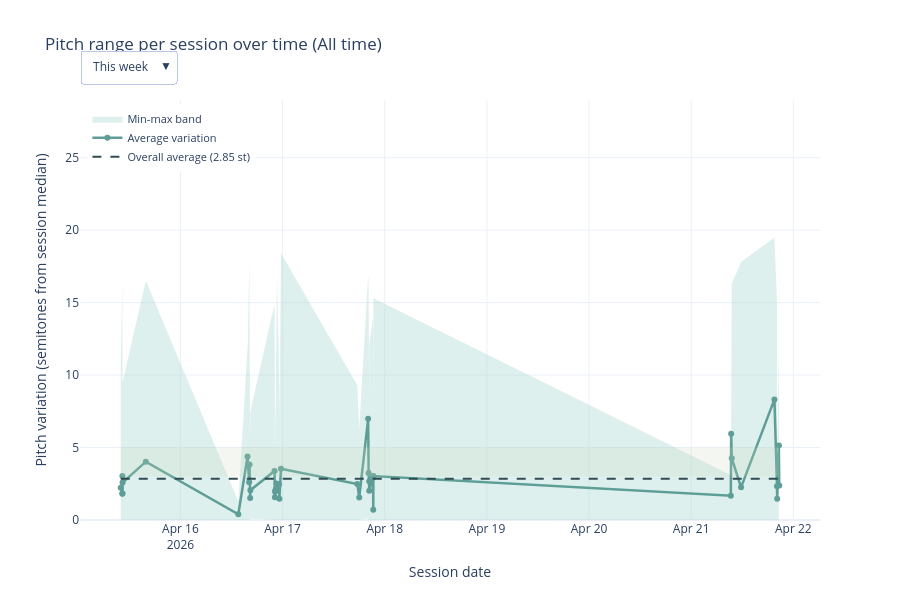

Notebook code for this chart:
### Code cell
# Plot 3: Interactive pitch range per session over time with time frame selector.
import plotly.graph_objects as go
from dateutil.relativedelta import relativedelta
from datetime import timedelta

if not records:
    print('No recordings available to plot.')
else:
    pitch_records = [record for record in records if np.isfinite(record['pitch_avg_variation'])]
    if not pitch_records:
        print('No voiced pitch values available to plot.')
    else:
        latest_date = pitch_records[-1]['recording_dt'] if pitch_records else None
        
        # Calculate Monday and Sunday of this week
        monday_this_week = latest_date - timedelta(days=latest_date.weekday())
        sunday_this_week = monday_this_week + timedelta(days=6)
        
        # Calculate Monday and Sunday of last week
        monday_last_week = monday_this_week - timedelta(days=7)
        sunday_last_week = monday_last_week + timedelta(days=6)
        
        # Define time frame filters with start and end dates
        time_frames = {
            'This week': ('week', monday_this_week, sunday_this_week),
            'Last week': ('week', monday_last_week, sunday_last_week),
            'Month': ('month', latest_date - relativedelta(months=1), latest_date),
            '6 months': ('period', latest_date - relativedelta(months=6), latest_date),
            'Year': ('period', latest_date - relativedelta(years=1), latest_date),
            'All time': ('all', None, None),
        }
        
        def get_filtered_pitch_data(frame_type, start_date, end_date):
            """Filter records based on date range"""
            if frame_type == 'all':
                return pitch_records
            if start_date is None:
                return pitch_records
            return [r for r in pitch_records if start_date <= r['recording_dt'] <= end_date]
        
        # Build data for each time frame
        frame_data = {}
        target_low, target_high = 3.0, 5.0
        
        for frame_name, (frame_type, start_date, end_date) in time_frames.items():
            filtered_records = get_filtered_pitch_data(frame_type, start_date, end_date)
            
            if not filtered_records:
                # Store empty state
                frame_data[frame_name] = {
                    'empty': True,
                    'message': f"You have not done any recordings in this chosen timeframe: '{frame_name}'",
                    'upper_limit': target_high + 2.0,
                    'frame_type': frame_type,
                }
            else:
                dates = [r['recording_dt'] for r in filtered_records]
                avg_variation = np.array([r['pitch_avg_variation'] for r in filtered_records], dtype=float)
                min_variation = np.array([r['pitch_min_variation'] for r in filtered_records], dtype=float)
                max_variation = np.array([r['pitch_max_variation'] for r in filtered_records], dtype=float)
                overall_average = float(np.nanmean(avg_variation))
                upper_limit = max(target_high + 2.0, float(np.nanmax(max_variation)) * 1.15 if max_variation.size else target_high + 2.0)
                
                frame_data[frame_name] = {
                    'dates': dates,
                    'avg_variation': avg_variation,
                    'min_variation': min_variation,
                    'max_variation': max_variation,
                    'overall_average': overall_average,
                    'upper_limit': upper_limit,
                    'empty': False,
                    'frame_type': frame_type,
                }
        
        # Create figure with first time frame
        default_frame = 'All time'
        default_data = frame_data[default_frame]
        
        # Choose hover date format based on frame type
        hover_date_fmt = '%b %d, %Y'
        if default_data['frame_type'] == 'week':
            hover_date_fmt = '%a, %b %d'
        
        fig = go.Figure()

        if not default_data['empty']:
            # Target zone
            fig.add_shape(
                type='rect',
                x0=default_data['dates'][0],
                x1=default_data['dates'][-1],
                y0=target_low,
                y1=target_high,
                fillcolor=COLORS['sage'],
                opacity=0.2,
                line_width=0,
                name='Target zone',
            )

            # Min-max band
            fig.add_trace(
                go.Scatter(
                    x=default_data['dates'] + default_data['dates'][::-1],
                    y=list(default_data['max_variation']) + list(default_data['min_variation'][::-1]),
                    fill='toself',
                    fillcolor=COLORS['seafoam'],
                    opacity=0.38,
                    line_color='rgba(0,0,0,0)',
                    hoverinfo='skip',
                    name='Min-max band',
                    showlegend=True,
                )
            )

            # Average variation line
            fig.add_trace(
                go.Scatter(
                    x=default_data['dates'],
                    y=default_data['avg_variation'],
                    name='Average variation',
                    mode='lines+markers',
                    line=dict(color=COLORS['teal'], width=2.5),
                    marker=dict(size=6),
                    hovertemplate='<b>%{x|' + hover_date_fmt + '}</b><br>Avg: %{y:.2f} st<extra></extra>',
                )
            )

            # Overall average line
            fig.add_trace(
                go.Scatter(
                    x=default_data['dates'],
                    y=np.full_like(default_data['avg_variation'], default_data['overall_average']),
                    name=f'Overall average ({default_data["overall_average"]:.2f} st)',
                    mode='lines',
                    line=dict(color=COLORS['ink'], width=2, dash='dash'),
                    hovertemplate='<b>%{x|' + hover_date_fmt + '}</b><br>Overall: ' + f'{default_data["overall_average"]:.2f}' + ' st<extra></extra>',
                )
            )
        else:
            # Add empty annotation
            fig.add_annotation(
                text=default_data['message'],
                xref='paper',
                yref='paper',
                x=0.5,
                y=0.5,
                showarrow=False,
                font=dict(size=16, color='#999999'),
            )
        
        # Create time frame dropdown buttons
        timeframe_buttons = []
        for frame_name, (frame_type, start_date, end_date) in time_frames.items():
            fdata = frame_data[frame_name]
            
            # Determine hover date format for this frame
            if frame_type == 'week':
                hover_fmt = '%a, %b %d'
            else:
                hover_fmt = '%b %d, %Y'
            
            if fdata['empty']:
                # Empty state button
                timeframe_buttons.append(
                    {
                        'label': frame_name,
                        'method': 'update',
                        'args': [
                            {
                                'x': [[], [], []],
                                'y': [[], [], []],
                            },
                            {
                                'title': f'Pitch range per session over time ({frame_name})',
                                'annotations': [{
                                    'text': fdata['message'],
                                    'xref': 'paper',
                                    'yref': 'paper',
                                    'x': 0.5,
                                    'y': 0.5,
                                    'showarrow': False,
                                    'font': dict(size=16, color='#999999'),
                                }],
                                'yaxis.range': [0, fdata['upper_limit']],
                            },
                        ],
                    }
                )
            else:
                # Normal state button
                timeframe_buttons.append(
                    {
                        'label': frame_name,
                        'method': 'update',
                        'args': [
                            {
                                'x': [fdata['dates'] + fdata['dates'][::-1], fdata['dates'], fdata['dates']],
                                'y': [
                                    list(fdata['max_variation']) + list(fdata['min_variation'][::-1]),
                                    fdata['avg_variation'],
                                    np.full_like(fdata['avg_variation'], fdata['overall_average']),
                                ],
                                'hovertemplate': [
                                    'skip',
                                    '<b>%{x|' + hover_fmt + '}</b><br>Avg: %{y:.2f} st<extra></extra>',
                                    '<b>%{x|' + hover_fmt + '}</b><br>Overall: ' + f'{fdata["overall_average"]:.2f}' + ' st<extra></extra>',
                                ],
                            },
                            {
                                'title': f'Pitch range per session over time ({frame_name})',
                                'annotations': [],
                                'yaxis.range': [0, fdata['upper_limit']],
                            },
                        ],
                    }
                )

        fig.update_layout(
            title=f'Pitch range per session over time ({default_frame})',
            xaxis_title='Session date',
            yaxis_title='Pitch variation (semitones from session median)',
            template='plotly_white',
            height=600,
            hovermode='x unified',
            yaxis=dict(range=[0, default_data['upper_limit']]),
            legend=dict(
                orientation='v',
                yanchor='top',
                y=0.99,
                xanchor='left',
                x=0.01,
                font=dict(size=11),
            ),
            updatemenus=[
                {
                    'buttons': timeframe_buttons,
                    'direction': 'down',
                    'showactive': True,
                    'x': 0.0,
                    'xanchor': 'left',
                    'y': 1.12,
                    'yanchor': 'top',
                    'bgcolor': 'white',
                    'bordercolor': '#B7C7E5',
                    'borderwidth': 1,
                }
            ],
        )

        fig.show()

### Figure 1 — Plotly figure (JSON) as saved in the notebook; plotly's stock layout.template omitted (floating-point values rounded to 4 significant figures; data arrays with more than 128 entries replaced by an {"elided": "..."} marker saying what was removed)
{"data": [{"fill": "toself", "fillcolor": "#A7D8D0", "hoverinfo": "skip", "line": {"color": "rgba(0,0,0,0)"}, "name": "Min-max band", "opacity": 0.38, "showlegend": true, "type": "scatter", "x": ["2026-04-15T09:58:48", "2026-04-15T10:20:36", "2026-04-15T10:21:43", "2026-04-15T10:22:54", "2026-04-15T10:24:45", "2026-04-15T15:52:19", "2026-04-16T13:36:16", "2026-04-16T15:45:48", "2026-04-16T15:53:00", "2026-04-16T16:09:06", "2026-04-16T16:13:32", "2026-04-16T16:22:59", "2026-04-16T16:26:06", "2026-04-16T22:06:41", "2026-04-16T22:11:50", "2026-04-16T22:14:52", "2026-04-16T22:18:21", "2026-04-16T22:24:41", "2026-04-16T22:34:21", "2026-04-16T22:40:13", "2026-04-16T23:09:00", "2026-04-16T23:15:06", "2026-04-16T23:37:18", "2026-04-17T17:33:30", "2026-04-17T18:00:39", "2026-04-17T20:06:08", "2026-04-17T20:12:50", "2026-04-17T20:21:10", "2026-04-17T20:21:54", "2026-04-17T21:16:11", "2026-04-17T21:18:10", "2026-04-17T21:20:13", "2026-04-21T09:18:34", "2026-04-21T09:23:08", "2026-04-21T09:31:33", "2026-04-21T11:42:43", "2026-04-21T19:33:15", "2026-04-21T20:08:54", "2026-04-21T20:11:41", "2026-04-21T20:35:33", "2026-04-21T20:41:00", "2026-04-21T20:41:00", "2026-04-21T20:35:33", "2026-04-21T20:11:41", "2026-04-21T20:08:54", "2026-04-21T19:33:15", "2026-04-21T11:42:43", "2026-04-21T09:31:33", "2026-04-21T09:23:08", "2026-04-21T09:18:34", "2026-04-17T21:20:13", "2026-04-17T21:18:10", "2026-04-17T21:16:11", "2026-04-17T20:21:54", "2026-04-17T20:21:10", "2026-04-17T20:12:50", "2026-04-17T20:06:08", "2026-04-17T18:00:39", "2026-04-17T17:33:30", "2026-04-16T23:37:18", "2026-04-16T23:15:06", "2026-04-16T23:09:00", "2026-04-16T22:40:13", "2026-04-16T22:34:21", "2026-04-16T22:24:41", "2026-04-16T22:18:21", "2026-04-16T22:14:52", "2026-04-16T22:11:50", "2026-04-16T22:06:41", "2026-04-16T16:26:06", "2026-04-16T16:22:59", "2026-04-16T16:13:32", "2026-04-16T16:09:06", "2026-04-16T15:53:00", "2026-04-16T15:45:48", "2026-04-16T13:36:16", "2026-04-15T15:52:19", "2026-04-15T10:24:45", "2026-04-15T10:22:54", "2026-04-15T10:21:43", "2026-04-15T10:20:36", "2026-04-15T09:58:48"], "y": [10.8, 16.3, 16, 10.1, 9.5, 16.5, 1.3, 11.8, 12.5, 17.9, 16.05, 5.5, 7.5, 14.9, 5, 6.75, 7.3, 8.3, 13.9, 17, 10.7, 6.9, 18.4, 9.3, 6.3, 16.9, 16.1, 8.1, 12.2, 13.9, 6.4, 15.3, 3.1, 15.1, 16.3, 17.8, 19.5, 15.1, 4.7, 11.7, 25.2, 0, 0, 0, 0, 0, 0, 0, 0, 0, 0, 0, 0, 0, 0, 0, 0.1, 0, 0, 0, 0, 0, 0, 0, 0, 0, 0.05, 0, 0, 0.1, 0, 0.05, 0, 0, 0, 0, 0, 0, 0, 0, 0, 0]}, {"hovertemplate": "<b>%{x|%b %d, %Y}</b><br>Avg: %{y:.2f} st<extra></extra>", "line": {"color": "#5E9E97", "width": 2.5}, "marker": {"size": 6}, "mode": "lines+markers", "name": "Average variation", "type": "scatter", "x": ["2026-04-15T09:58:48", "2026-04-15T10:20:36", "2026-04-15T10:21:43", "2026-04-15T10:22:54", "2026-04-15T10:24:45", "2026-04-15T15:52:19", "2026-04-16T13:36:16", "2026-04-16T15:45:48", "2026-04-16T15:53:00", "2026-04-16T16:09:06", "2026-04-16T16:13:32", "2026-04-16T16:22:59", "2026-04-16T16:26:06", "2026-04-16T22:06:41", "2026-04-16T22:11:50", "2026-04-16T22:14:52", "2026-04-16T22:18:21", "2026-04-16T22:24:41", "2026-04-16T22:34:21", "2026-04-16T22:40:13", "2026-04-16T23:09:00", "2026-04-16T23:15:06", "2026-04-16T23:37:18", "2026-04-17T17:33:30", "2026-04-17T18:00:39", "2026-04-17T20:06:08", "2026-04-17T20:12:50", "2026-04-17T20:21:10", "2026-04-17T20:21:54", "2026-04-17T21:16:11", "2026-04-17T21:18:10", "2026-04-17T21:20:13", "2026-04-21T09:18:34", "2026-04-21T09:23:08", "2026-04-21T09:31:33", "2026-04-21T11:42:43", "2026-04-21T19:33:15", "2026-04-21T20:08:54", "2026-04-21T20:11:41", "2026-04-21T20:35:33", "2026-04-21T20:41:00"], "y": [2.222, 1.81, 3.033, 1.829, 2.586, 4.026, 0.3968, 4.387, 3.71, 2.61, 3.823, 1.515, 2.055, 3.375, 1.565, 1.944, 2.011, 2.12, 2.51, 2.424, 2.451, 1.472, 3.531, 2.478, 1.558, 6.982, 3.242, 2.668, 2.02, 2.933, 0.713, 3.037, 1.67, 5.953, 4.264, 2.253, 8.321, 2.334, 1.465, 5.138, 2.376]}, {"hovertemplate": "<b>%{x|%b %d, %Y}</b><br>Overall: 2.85 st<extra></extra>", "line": {"color": "#314B52", "dash": "dash", "width": 2}, "mode": "lines", "name": "Overall average (2.85 st)", "type": "scatter", "x": ["2026-04-15T09:58:48", "2026-04-15T10:20:36", "2026-04-15T10:21:43", "2026-04-15T10:22:54", "2026-04-15T10:24:45", "2026-04-15T15:52:19", "2026-04-16T13:36:16", "2026-04-16T15:45:48", "2026-04-16T15:53:00", "2026-04-16T16:09:06", "2026-04-16T16:13:32", "2026-04-16T16:22:59", "2026-04-16T16:26:06", "2026-04-16T22:06:41", "2026-04-16T22:11:50", "2026-04-16T22:14:52", "2026-04-16T22:18:21", "2026-04-16T22:24:41", "2026-04-16T22:34:21", "2026-04-16T22:40:13", "2026-04-16T23:09:00", "2026-04-16T23:15:06", "2026-04-16T23:37:18", "2026-04-17T17:33:30", "2026-04-17T18:00:39", "2026-04-17T20:06:08", "2026-04-17T20:12:50", "2026-04-17T20:21:10", "2026-04-17T20:21:54", "2026-04-17T21:16:11", "2026-04-17T21:18:10", "2026-04-17T21:20:13", "2026-04-21T09:18:34", "2026-04-21T09:23:08", "2026-04-21T09:31:33", "2026-04-21T11:42:43", "2026-04-21T19:33:15", "2026-04-21T20:08:54", "2026-04-21T20:11:41", "2026-04-21T20:35:33", "2026-04-21T20:41:00"], "y": [2.849, 2.849, 2.849, 2.849, 2.849, 2.849, 2.849, 2.849, 2.849, 2.849, 2.849, 2.849, 2.849, 2.849, 2.849, 2.849, 2.849, 2.849, 2.849, 2.849, 2.849, 2.849, 2.849, 2.849, 2.849, 2.849, 2.849, 2.849, 2.849, 2.849, 2.849, 2.849, 2.849, 2.849, 2.849, 2.849, 2.849, 2.849, 2.849, 2.849, 2.849]}], "layout": {"height": 600, "hovermode": "x unified", "legend": {"font": {"size": 11}, "orientation": "v", "x": 0.01, "xanchor": "left", "y": 0.99, "yanchor": "top"}, "shapes": [{"fillcolor": "#C8D6B9", "line": {"width": 0}, "name": "Target zone", "opacity": 0.2, "type": "rect", "x0": "2026-04-15T09:58:48", "x1": "2026-04-21T20:41:00", "y0": 3, "y1": 5}], "title": {"text": "Pitch range per session over time (All time)"}, "updatemenus": [{"bgcolor": "white", "bordercolor": "#B7C7E5", "borderwidth": 1, "buttons": [{"args": [{"hovertemplate": ["skip", "<b>%{x|%a, %b %d}</b><br>Avg: %{y:.2f} st<extra></extra>", "<b>%{x|%a, %b %d}</b><br>Overall: 3.75 st<extra></extra>"], "x": [["2026-04-21T09:18:34", "2026-04-21T09:23:08", "2026-04-21T09:31:33", "2026-04-21T11:42:43", "2026-04-21T19:33:15", "2026-04-21T20:08:54", "2026-04-21T20:11:41", "2026-04-21T20:35:33", "2026-04-21T20:41:00", "2026-04-21T20:41:00", "2026-04-21T20:35:33", "2026-04-21T20:11:41", "2026-04-21T20:08:54", "2026-04-21T19:33:15", "2026-04-21T11:42:43", "2026-04-21T09:31:33", "2026-04-21T09:23:08", "2026-04-21T09:18:34"], ["2026-04-21T09:18:34", "2026-04-21T09:23:08", "2026-04-21T09:31:33", "2026-04-21T11:42:43", "2026-04-21T19:33:15", "2026-04-21T20:08:54", "2026-04-21T20:11:41", "2026-04-21T20:35:33", "2026-04-21T20:41:00"], ["2026-04-21T09:18:34", "2026-04-21T09:23:08", "2026-04-21T09:31:33", "2026-04-21T11:42:43", "2026-04-21T19:33:15", "2026-04-21T20:08:54", "2026-04-21T20:11:41", "2026-04-21T20:35:33", "2026-04-21T20:41:00"]], "y": [[3.1, 15.1, 16.3, 17.8, 19.5, 15.1, 4.7, 11.7, 25.2, 0, 0, 0, 0, 0, 0, 0, 0, 0], [1.67, 5.953, 4.264, 2.253, 8.321, 2.334, 1.465, 5.138, 2.376], [3.753, 3.753, 3.753, 3.753, 3.753, 3.753, 3.753, 3.753, 3.753]]}, {"annotations": [], "title": "Pitch range per session over time (This week)", "yaxis.range": [0, 28.98]}], "label": "This week", "method": "update"}, {"args": [{"hovertemplate": ["skip", "<b>%{x|%a, %b %d}</b><br>Avg: %{y:.2f} st<extra></extra>", "<b>%{x|%a, %b %d}</b><br>Overall: 2.59 st<extra></extra>"], "x": [["2026-04-15T09:58:48", "2026-04-15T10:20:36", "2026-04-15T10:21:43", "2026-04-15T10:22:54", "2026-04-15T10:24:45", "2026-04-15T15:52:19", "2026-04-16T13:36:16", "2026-04-16T15:45:48", "2026-04-16T15:53:00", "2026-04-16T16:09:06", "2026-04-16T16:13:32", "2026-04-16T16:22:59", "2026-04-16T16:26:06", "2026-04-16T22:06:41", "2026-04-16T22:11:50", "2026-04-16T22:14:52", "2026-04-16T22:18:21", "2026-04-16T22:24:41", "2026-04-16T22:34:21", "2026-04-16T22:40:13", "2026-04-16T23:09:00", "2026-04-16T23:15:06", "2026-04-16T23:37:18", "2026-04-17T17:33:30", "2026-04-17T18:00:39", "2026-04-17T20:06:08", "2026-04-17T20:12:50", "2026-04-17T20:21:10", "2026-04-17T20:21:54", "2026-04-17T21:16:11", "2026-04-17T21:18:10", "2026-04-17T21:20:13", "2026-04-17T21:20:13", "2026-04-17T21:18:10", "2026-04-17T21:16:11", "2026-04-17T20:21:54", "2026-04-17T20:21:10", "2026-04-17T20:12:50", "2026-04-17T20:06:08", "2026-04-17T18:00:39", "2026-04-17T17:33:30", "2026-04-16T23:37:18", "2026-04-16T23:15:06", "2026-04-16T23:09:00", "2026-04-16T22:40:13", "2026-04-16T22:34:21", "2026-04-16T22:24:41", "2026-04-16T22:18:21", "2026-04-16T22:14:52", "2026-04-16T22:11:50", "2026-04-16T22:06:41", "2026-04-16T16:26:06", "2026-04-16T16:22:59", "2026-04-16T16:13:32", "2026-04-16T16:09:06", "2026-04-16T15:53:00", "2026-04-16T15:45:48", "2026-04-16T13:36:16", "2026-04-15T15:52:19", "2026-04-15T10:24:45", "2026-04-15T10:22:54", "2026-04-15T10:21:43", "2026-04-15T10:20:36", "2026-04-15T09:58:48"], ["2026-04-15T09:58:48", "2026-04-15T10:20:36", "2026-04-15T10:21:43", "2026-04-15T10:22:54", "2026-04-15T10:24:45", "2026-04-15T15:52:19", "2026-04-16T13:36:16", "2026-04-16T15:45:48", "2026-04-16T15:53:00", "2026-04-16T16:09:06", "2026-04-16T16:13:32", "2026-04-16T16:22:59", "2026-04-16T16:26:06", "2026-04-16T22:06:41", "2026-04-16T22:11:50", "2026-04-16T22:14:52", "2026-04-16T22:18:21", "2026-04-16T22:24:41", "2026-04-16T22:34:21", "2026-04-16T22:40:13", "2026-04-16T23:09:00", "2026-04-16T23:15:06", "2026-04-16T23:37:18", "2026-04-17T17:33:30", "2026-04-17T18:00:39", "2026-04-17T20:06:08", "2026-04-17T20:12:50", "2026-04-17T20:21:10", "2026-04-17T20:21:54", "2026-04-17T21:16:11", "2026-04-17T21:18:10", "2026-04-17T21:20:13"], ["2026-04-15T09:58:48", "2026-04-15T10:20:36", "2026-04-15T10:21:43", "2026-04-15T10:22:54", "2026-04-15T10:24:45", "2026-04-15T15:52:19", "2026-04-16T13:36:16", "2026-04-16T15:45:48", "2026-04-16T15:53:00", "2026-04-16T16:09:06", "2026-04-16T16:13:32", "2026-04-16T16:22:59", "2026-04-16T16:26:06", "2026-04-16T22:06:41", "2026-04-16T22:11:50", "2026-04-16T22:14:52", "2026-04-16T22:18:21", "2026-04-16T22:24:41", "2026-04-16T22:34:21", "2026-04-16T22:40:13", "2026-04-16T23:09:00", "2026-04-16T23:15:06", "2026-04-16T23:37:18", "2026-04-17T17:33:30", "2026-04-17T18:00:39", "2026-04-17T20:06:08", "2026-04-17T20:12:50", "2026-04-17T20:21:10", "2026-04-17T20:21:54", "2026-04-17T21:16:11", "2026-04-17T21:18:10", "2026-04-17T21:20:13"]], "y": [[10.8, 16.3, 16, 10.1, 9.5, 16.5, 1.3, 11.8, 12.5, 17.9, 16.05, 5.5, 7.5, 14.9, 5, 6.75, 7.3, 8.3, 13.9, 17, 10.7, 6.9, 18.4, 9.3, 6.3, 16.9, 16.1, 8.1, 12.2, 13.9, 6.4, 15.3, 0, 0, 0, 0, 0, 0, 0.1, 0, 0, 0, 0, 0, 0, 0, 0, 0, 0.05, 0, 0, 0.1, 0, 0.05, 0, 0, 0, 0, 0, 0, 0, 0, 0, 0], [2.222, 1.81, 3.033, 1.829, 2.586, 4.026, 0.3968, 4.387, 3.71, 2.61, 3.823, 1.515, 2.055, 3.375, 1.565, 1.944, 2.011, 2.12, 2.51, 2.424, 2.451, 1.472, 3.531, 2.478, 1.558, 6.982, 3.242, 2.668, 2.02, 2.933, 0.713, 3.037], [2.595, 2.595, 2.595, 2.595, 2.595, 2.595, 2.595, 2.595, 2.595, 2.595, 2.595, 2.595, 2.595, 2.595, 2.595, 2.595, 2.595, 2.595, 2.595, 2.595, 2.595, 2.595, 2.595, 2.595, 2.595, 2.595, 2.595, 2.595, 2.595, 2.595, 2.595, 2.595]]}, {"annotations": [], "title": "Pitch range per session over time (Last week)", "yaxis.range": [0, 21.16]}], "label": "Last week", "method": "update"}, {"args": [{"hovertemplate": ["skip", "<b>%{x|%b %d, %Y}</b><br>Avg: %{y:.2f} st<extra></extra>", "<b>%{x|%b %d, %Y}</b><br>Overall: 2.85 st<extra></extra>"], "x": {"elided": "3 rows, 164 str values in total"}, "y": {"elided": "3 rows, 164 float values in total"}}, {"annotations": [], "title": "Pitch range per session over time (Month)", "yaxis.range": [0, 28.98]}], "label": "Month", "method": "update"}, {"args": [{"hovertemplate": ["skip", "<b>%{x|%b %d, %Y}</b><br>Avg: %{y:.2f} st<extra></extra>", "<b>%{x|%b %d, %Y}</b><br>Overall: 2.85 st<extra></extra>"], "x": {"elided": "3 rows, 164 str values in total"}, "y": {"elided": "3 rows, 164 float values in total"}}, {"annotations": [], "title": "Pitch range per session over time (6 months)", "yaxis.range": [0, 28.98]}], "label": "6 months", "method": "update"}, {"args": [{"hovertemplate": ["skip", "<b>%{x|%b %d, %Y}</b><br>Avg: %{y:.2f} st<extra></extra>", "<b>%{x|%b %d, %Y}</b><br>Overall: 2.85 st<extra></extra>"], "x": {"elided": "3 rows, 164 str values in total"}, "y": {"elided": "3 rows, 164 float values in total"}}, {"annotations": [], "title": "Pitch range per session over time (Year)", "yaxis.range": [0, 28.98]}], "label": "Year", "method": "update"}, {"args": [{"hovertemplate": ["skip", "<b>%{x|%b %d, %Y}</b><br>Avg: %{y:.2f} st<extra></extra>", "<b>%{x|%b %d, %Y}</b><br>Overall: 2.85 st<extra></extra>"], "x": {"elided": "3 rows, 164 str values in total"}, "y": {"elided": "3 rows, 164 float values in total"}}, {"annotations": [], "title": "Pitch range per session over time (All time)", "yaxis.range": [0, 28.98]}], "label": "All time", "method": "update"}], "direction": "down", "showactive": true, "x": 0, "xanchor": "left", "y": 1.12, "yanchor": "top"}], "xaxis": {"title": {"text": "Session date"}}, "yaxis": {"range": [0, 28.98], "title": {"text": "Pitch variation (semitones from session median)"}}}}
